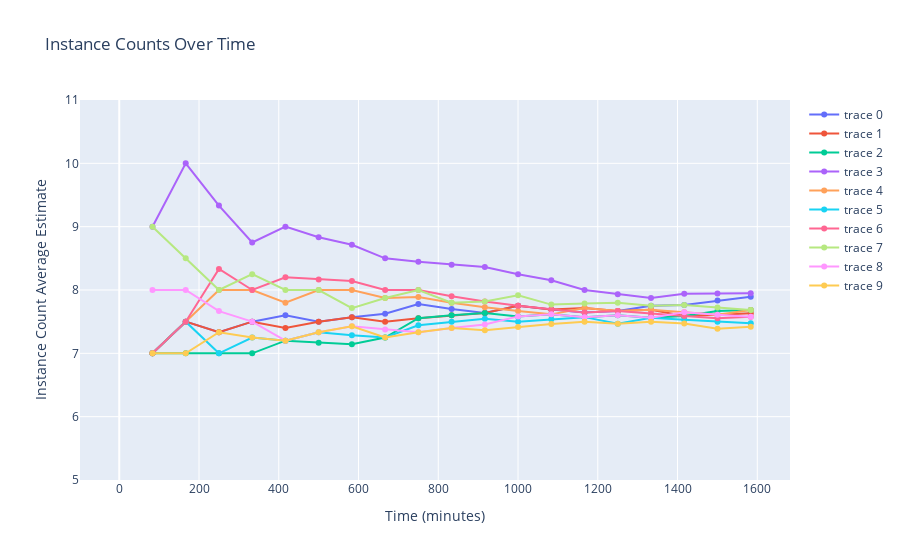

Notebook code for this chart:
### Code cell
fig = go.Figure()
for inst_count_avg_estimate in inst_count_avg_estimates:
    fig.add_trace(
        go.Scatter(
            x = inst_count_avg_estimate['x'],
            y = inst_count_avg_estimate['y'],
            mode = 'markers+lines',
            # name = "Average Estimate",
        ),
    )
fig.update_layout(title="Instance Counts Over Time", xaxis=dict(title="Time (minutes)"), yaxis=dict(title="Instance Count Average Estimate"))

fig.update_yaxes(range=[
    math.floor(min([min(i['y'][1:]) for i in inst_count_avg_estimates]) * 0.8), 
    math.ceil(max([max(i['y'][1:]) for i in inst_count_avg_estimates]) * 1.1)
    ])
